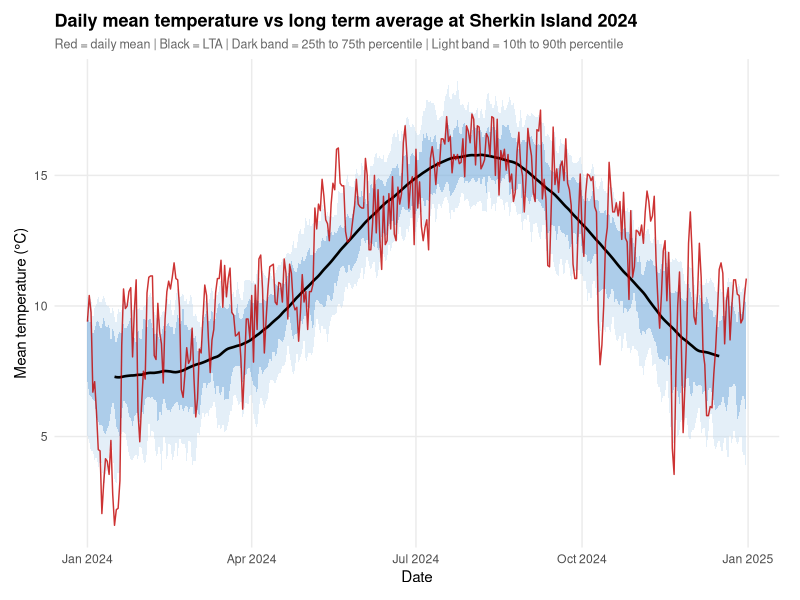
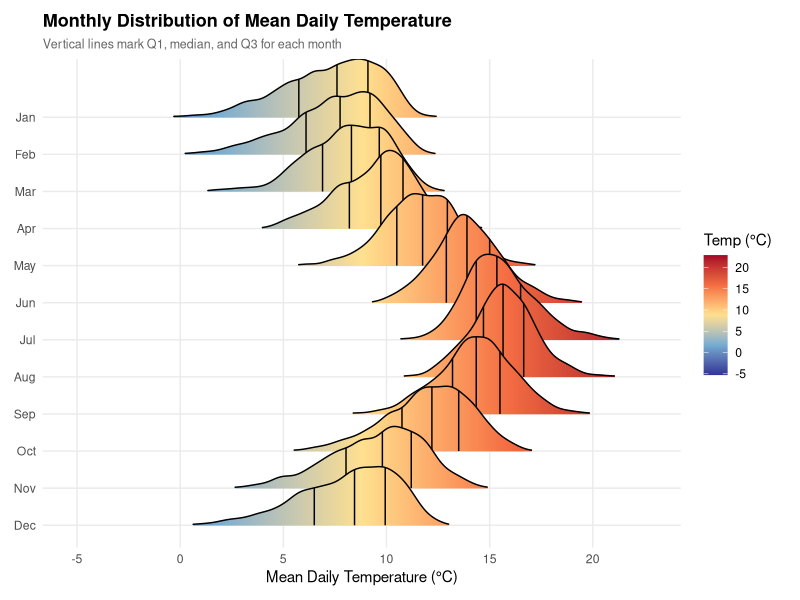
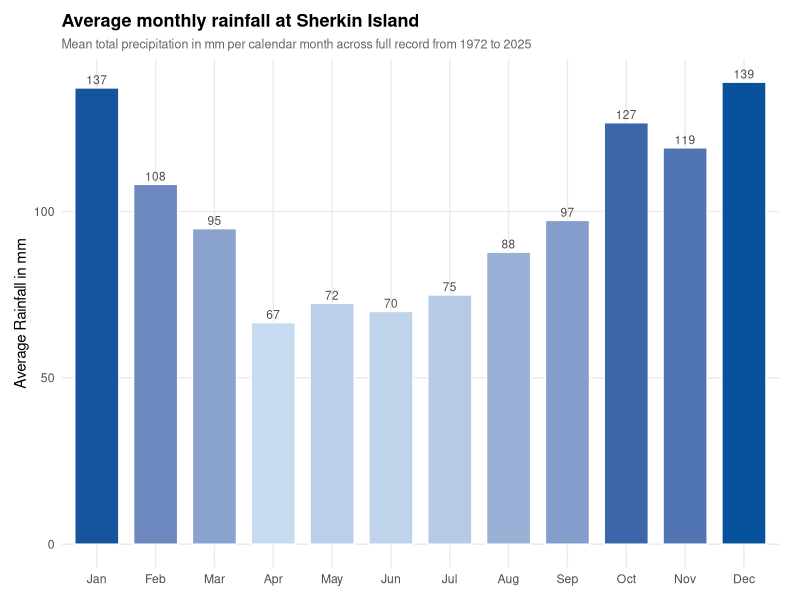
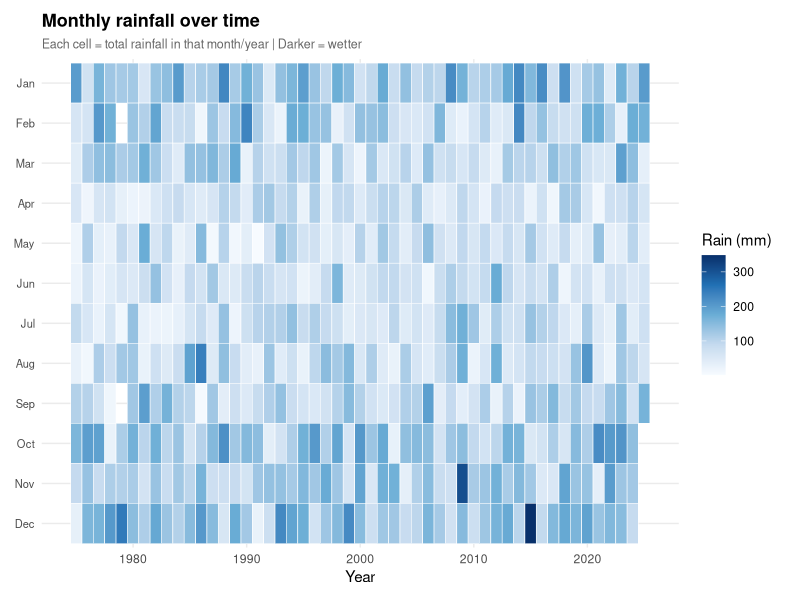
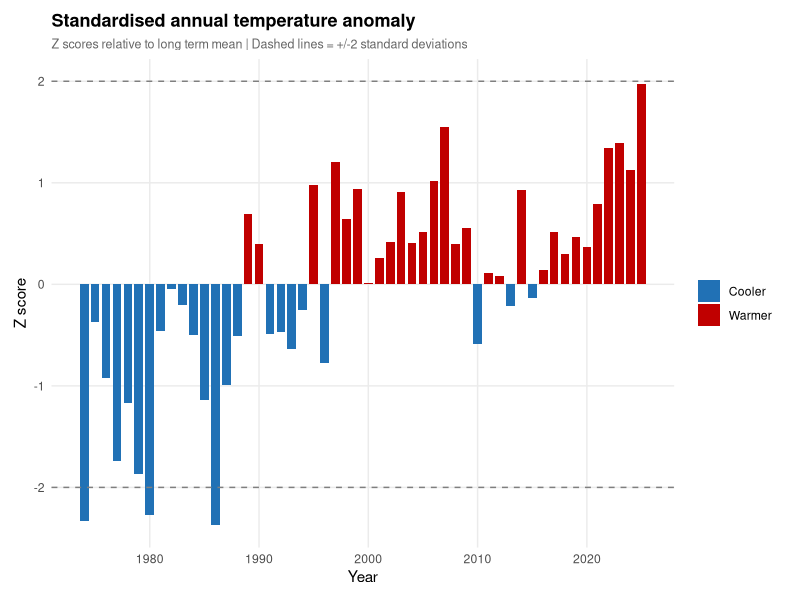
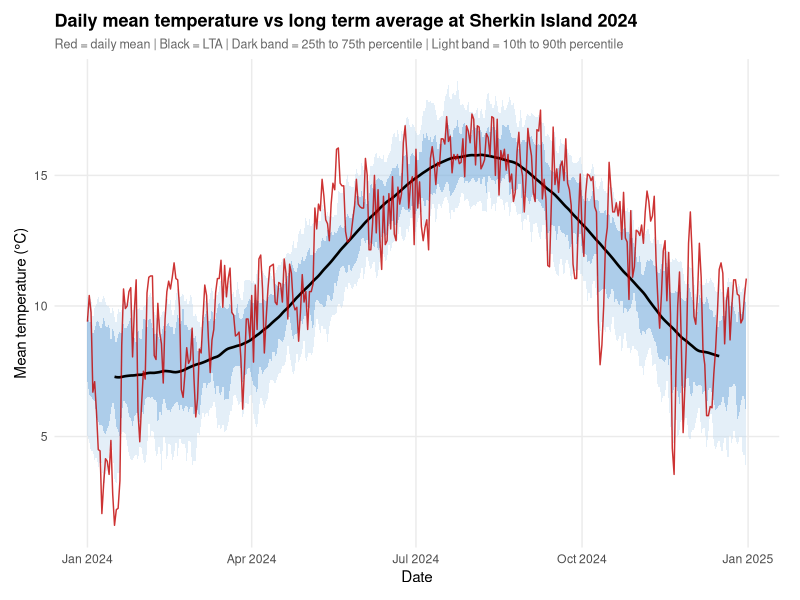
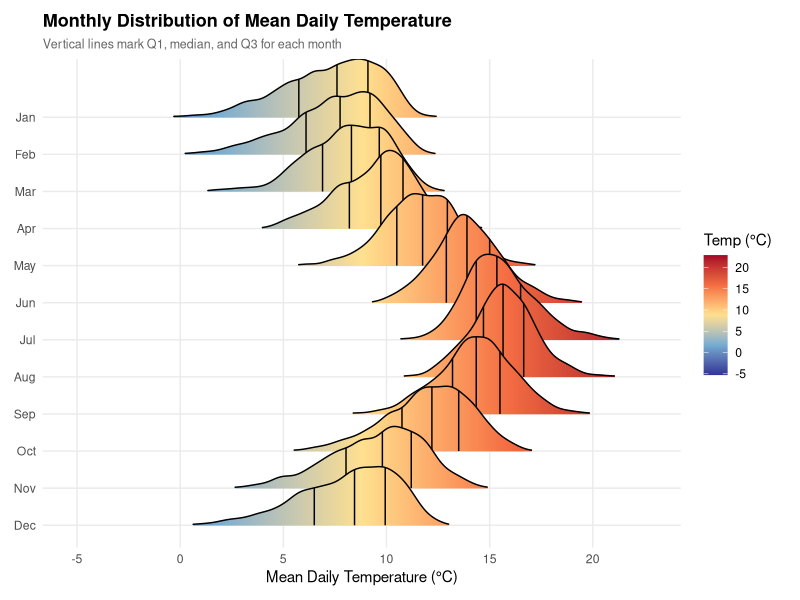
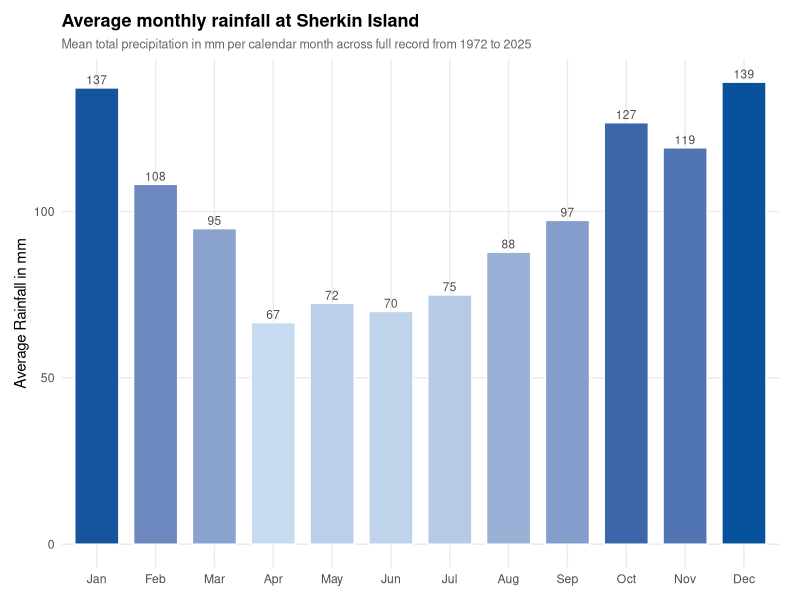

These charts were generated, in order, by the following R code:

# install packages 

if (!requireNamespace("tidyverse", quietly = TRUE)) install.packages("tidyverse")
if (!requireNamespace("forecast",  quietly = TRUE)) install.packages("forecast")
if (!requireNamespace("ggridges",  quietly = TRUE)) install.packages("ggridges")

# tidyverse for data cleaniang and all ggplot2 plotting
# lubridate for data parsing with dmy(), year(), month(), yday()
# forecast for ma() function for the 30 day long term moving average
# ggridges for ridgelines density plots for monthly temperature distributions 

library(tidyverse)
library(lubridate)
library(forecast)
library(ggridges)

# forecast masks dplyr::filter when loaded. This line restorres the correct version
filter <- dplyr::filter

# skip = 13 skips the station metadat heaader rows before the actual data begins
raw <- read.csv("Data Sherkin Island.csv",
                skip        = 13,
                header      = TRUE,
                na.strings  = c("", " "),
                stringsAsFactors = FALSE)

df <- raw %>%
  select(date, rain = rain, maxt = maxt, mint = mint) %>% # keep only the four columns needed 
  mutate(
    date      = dmy(date), # parse "01-jan-2000" string to a Date
    rain      = suppressWarnings(as.numeric(rain)), # coerce to numeric; blanks become NA
    maxt      = suppressWarnings(as.numeric(maxt)), # coerce max temp to numeric
    mint      = suppressWarnings(as.numeric(mint)), # coerce min temp to numeric
    meant     = (maxt + mint) / 2, # derive daily mean as midpoint of max and min
    year      = year(date), # extract four digit year
    month     = month(date, label = TRUE, abbr = TRUE), # month as ordered factor: jan, feb etc
    month_num = month(date), # month as integer 1-12 for axis ordering
    doy       = yday(date) # day of year for LTA matching 
  ) %>%
  filter(!is.na(date)) # remove any rows where the date string failed to parse

# step 1 is each day of year, compute the average temperature across all years
# this forms the raw climatological baseline before smoothing 

doy_avg <- df %>%
  filter(!is.na(meant)) %>%
  group_by(doy) %>%
  summarise(
    lta_meant = mean(meant, na.rm = TRUE), # multi year mean for this calendar day
    lta_maxt  = mean(maxt,  na.rm = TRUE),
    lta_mint  = mean(mint,  na.rm = TRUE),
    .groups = "drop"
  ) %>%
  arrange(doy) %>%
  mutate(
    # apply 30 day centred moving average to smooth the seasonal cycle 
    # formula: LTA_j = (1/m) * sum_{i=j-m+1}^{j} x_i  with m = 30
    # big note: the 30 NA warnings on plot 1 are expected, edges of the smoothing window
    lta_meant = as.numeric(ma(lta_meant, order = 30, centre = TRUE)),
    lta_maxt  = as.numeric(ma(lta_maxt,  order = 30, centre = TRUE)),
    lta_mint  = as.numeric(ma(lta_mint,  order = 30, centre = TRUE))
  )
  # step 2 is computing percentile bands per day of year across the full record
  # these form the shaded envelope on plot 1 showing typical temperature spread
doy_percentiles <- df %>%
  filter(!is.na(meant)) %>%
  group_by(doy) %>%
  summarise(
    p10 = quantile(meant, 0.10, na.rm = TRUE), # 10th percentile - -  unusally cold threshold
    p25 = quantile(meant, 0.25, na.rm = TRUE), # lower quartile 
    p75 = quantile(meant, 0.75, na.rm = TRUE), # upper quartile
    p90 = quantile(meant, 0.90, na.rm = TRUE), # 90th percentile - - unusually warm threshold
    .groups = "drop"
  )

  # step 3 is joining LTA and percentiles back onto every row of the main data frame by day of year
  # then calculate the daily departure for how far each day deviatedfrom its historical avg
df <- df %>%
  left_join(doy_avg, by = "doy") %>%
  left_join(doy_percentiles, by = "doy") %>%
  mutate(
    dep_meant = meant - lta_meant, # positive = warmer than the historical avg for that day
    dep_maxt  = maxt  - lta_maxt,
    dep_mint  = mint  - lta_mint
  )
  # print the five number summary for each temperatire variable
  # q1 to q3 is the IQR the range containing the middle 50% of all daily values

cat("Temperature quartiles \n")
for (v in c("meant", "maxt", "mint")) {
  q <- quantile(df[[v]], probs = c(0, 0.25, 0.5, 0.75, 1), na.rm = TRUE)
  cat(sprintf("%s -> Min: %.1f  Q1: %.1f  Median: %.1f  Q3: %.1f  Max: %.1f\n",
              v, q[1], q[2], q[3], q[4], q[5]))
}

cat(" Rainfall analysis ")

# a rainy day is defined as > 0.1mm which is the standard met eireann wet day threshold

df <- df %>% mutate(rainy_day = !is.na(rain) & rain > 0.1)

# empirical probability = number of rainy days divided by total days with valid rain records

p_rain <- mean(df$rainy_day[!is.na(df$rain)])
cat(sprintf("P(rainy day) = %.4f  (%.1f%% of days)\n", p_rain, p_rain * 100))

# first sum rain within each month of each year, then average those monthly totals across all years
# this gives the typical total rainfall expected in each calendar month

monthly_avg <- df %>%
  filter(!is.na(rain)) %>%
  group_by(year, month_num, month) %>%
  summarise(total = sum(rain, na.rm = TRUE), .groups = "drop") %>% # monthly total per year 
  group_by(month_num, month) %>%
  summarise(avg_rain = mean(total, na.rm = TRUE), .groups = "drop") %>% # mean across all years
  arrange(month_num)

cat("\nAverage monthly rainfall in mm:\n")
print(as.data.frame(monthly_avg[, c("month", "avg_rain")]))

# compute annual mean departure then standardise to z-scores
# z = (x - mean) / sd — a z score above 2 or below -2 marks a statistically great year

yearly_anomaly <- df %>%
  filter(!is.na(dep_meant)) %>%
  group_by(year) %>%
  summarise(mean_dep = mean(dep_meant, na.rm = TRUE), .groups = "drop") %>%
  mutate(z_score = as.numeric(scale(mean_dep))) # scale() centres and divides by SD

cat("Top five warmest years z-score \n")
print(yearly_anomaly %>% arrange(desc(z_score)) %>% head(5))
cat("Top five coldest years z-score \n")
print(yearly_anomaly %>% arrange(z_score) %>% head(5))

# shared minimal theme applied to every plot for visual consistency
theme_clean <- theme_minimal(base_size = 11) +
  theme(
    plot.title       = element_text(face = "bold", size = 13),
    plot.subtitle    = element_text(size = 9, colour = "grey40"),
    panel.grid.minor = element_blank(),
    plot.margin      = margin(10, 15, 10, 10)
  )

# filter the full dataset down to the chosen year for plot 1
chosen_year <- 2024
temp_year <- df %>% filter(year == chosen_year)

# plot 1 is daily temperature vs LTA with percentile shading for 2024
# shows whether each day in 2024 was above or below its long term average
p1 <- ggplot(temp_year, aes(x = date)) +
  geom_ribbon(aes(ymin = p10, ymax = p90), fill = "#BDD7EE", alpha = 0.4) + # outer band is 10th-90th percentile
  geom_ribbon(aes(ymin = p25, ymax = p75), fill = "#5B9BD5", alpha = 0.4) + # inner band: IQR (25th-75th)
  geom_line(aes(y = lta_meant), colour = "black", linewidth = 0.9) + # smoothed LTA curve
  geom_line(aes(y = meant), colour = "#C00000", linewidth = 0.5, alpha = 0.8) + # actual daily mean temp
  labs(
    title    = "Daily mean temperature vs long term average at Sherkin Island 2024",
    subtitle = "Red = daily mean | Black = LTA | Dark band = 25th to 75th percentile | Light band = 10th to 90th percentile",
    x = "Date", y = "Mean temperature (°C)"
  ) +
  theme_clean

print(p1)
ggsave("plot1_temp_vs_lta.png", p1, width = 10, height = 5, dpi = 180)

# plot 2 is ridgeline density plot of daily mean temperature by month across all years
# each ridge is the full distribution of temperatures for that month
# quantile lines mark Q1 median Q3. colour gradient shows temperature value
p2 <- df %>%
  filter(!is.na(meant)) %>%
  ggplot(aes(x = meant, y = fct_rev(month), fill = after_stat(x))) +
  geom_density_ridges_gradient(scale = 2.5, rel_min_height = 0.01,
                               quantile_lines = TRUE, quantiles = c(0.25, 0.5, 0.75)) +
  scale_fill_gradientn(
    colours = c("#313695", "#74ADD1", "#FEE090", "#F46D43", "#A50026"), # blue (cold) to red (warm)
    name = "Temp (°C)"
  ) +
  labs(
    title    = "Monthly Distribution of Mean Daily Temperature",
    subtitle = "Vertical lines mark Q1, median, and Q3 for each month",
    x = "Mean Daily Temperature (°C)", y = NULL
  ) +
  theme_clean

print(p2)
ggsave("plot2_temp_ridgeline.png", p2, width = 8, height = 7, dpi = 180)

# plot 3 is bar chart of average monthly rainfall, "the required "histogram on monthly rainfall"
# bar height is the average total rainfall for each calendar month across all years
# colour gradient from light to dark blue reinforces the rainfall amount

p3 <- monthly_avg %>%
  ggplot(aes(x = fct_reorder(month, month_num), y = avg_rain, fill = avg_rain)) +
  geom_col(width = 0.75, colour = "white") +
  geom_text(aes(label = round(avg_rain, 0)), vjust = -0.4, size = 3, colour = "grey30") + # label each bar with its value
  scale_fill_gradient(low = "#C6DBEF", high = "#08519C", name = "mm") +
  labs(
    title    = "Average monthly rainfall at Sherkin Island",
    subtitle = "Mean total precipitation in mm per calendar month across full record from 1972 to 2025",
    x = NULL, y = "Average Rainfall in mm"
  ) +
  theme_clean + theme(legend.position = "none")

print(p3)
ggsave("plot3_monthly_rain_bar.png", p3, width = 8, height = 5, dpi = 180)

# computing monthly rainfall totals per year for the heatmap
monthly_rain_ts <- df %>%
  filter(!is.na(rain), year >= 1975) %>%
  group_by(year, month_num, month) %>%
  summarise(total = sum(rain, na.rm = TRUE), .groups = "drop")

# plot 4 is the heatmap of monthly rainfall over time, the required "plot of monthly rainfall over time"
# each tile is one month in one year. darker = more rainfall
# reveals wet and dry years and the dominant winter rainfall pattern

p4 <- ggplot(monthly_rain_ts, aes(x = year, y = fct_rev(month), fill = total)) +
  geom_tile(colour = "white", linewidth = 0.2) +
  scale_fill_gradientn(
    colours = c("#F7FBFF", "#C6DBEF", "#6BAED6", "#2171B5", "#08306B"), # light to dark blue
    name = "Rain (mm)", na.value = "grey90"
  ) +
  labs(
    title    = "Monthly rainfall over time",
    subtitle = "Each cell = total rainfall in that month/year | Darker = wetter",
    x = "Year", y = NULL
  ) +
  theme_clean + theme(axis.text.y = element_text(size = 8))

print(p4)
ggsave("plot4_rain_heatmap.png", p4, width = 12, height = 5, dpi = 180)

# Plot 5 is standardised annual temperature anomaly, extra analysis beyond requirements
# Red bars = years warmer than the long term mean, blue = cooler
# Dashed lines at +/-2 SD highlight statistcally good years
p5 <- yearly_anomaly %>%
  mutate(direction = ifelse(z_score >= 0, "Warmer", "Cooler")) %>%
  ggplot(aes(x = year, y = z_score, fill = direction)) +
  geom_col(width = 0.8) +
  scale_fill_manual(values = c("Warmer" = "#C00000", "Cooler" = "#2171B5"), name = NULL) +
  geom_hline(yintercept = c(-2, 2), linetype = "dashed", colour = "grey50") + # +/-2 SD threshold lines
  labs(
    title    = "Standardised annual temperature anomaly",
    subtitle = "Z scores relative to long term mean | Dashed lines = +/-2 standard deviations",
    x = "Year", y = "Z score"
  ) +
  theme_clean

print(p5)
ggsave("plot5_anomaly_zscore.png", p5, width = 10, height = 4, dpi = 180)

cat("\nSaved plots.\n") 
